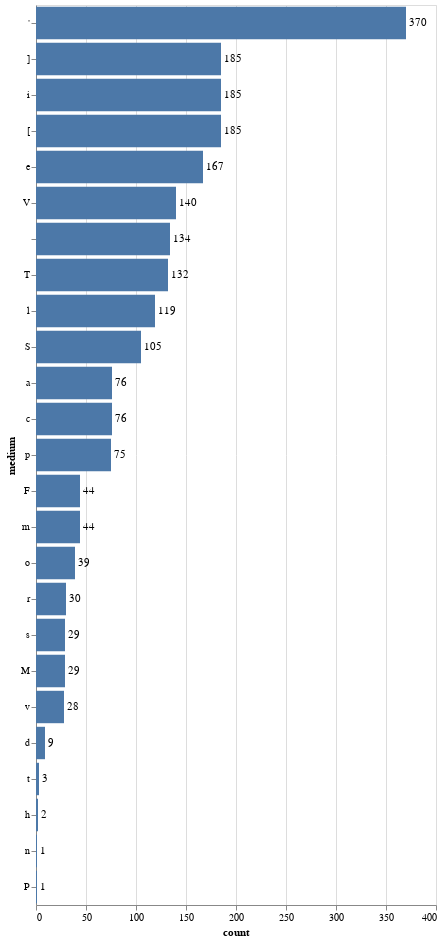

Here is the notebook cell this chart was saved with:
### Code cell
# Bar Chart of Definitive SNL Media Types (that aren't directly associated with SNL)
media_count = definitive_snl.copy()
media_count['medium'] = media_count['medium'].astype(str)
#media_count['medium'] = media_count['medium'].apply(eval)
print(media_count['medium'].values)
for idx, row in media_count.iterrows():
    media_count.at[idx, 'medium'] = "|".join(map(str,row.medium))

media_count.head()
media_unique = tidy_split(media_count, "medium", sep='|', keep=False)
media_unique = media_unique.groupby(['medium']).size().reset_index(name="count")
media_unique.sort_values(by='count', ascending=False, inplace=True)
media_unique

bars = alt.Chart(media_unique).mark_bar().encode(x='count',y=alt.Y('medium',sort='-x'))
text = bars.mark_text(
    align='left',
    baseline='middle',
    dx=3  # Nudges text to right so it doesn't appear on top of the bar
).encode(
    text='count:Q'
)

(bars + text).properties(height=900)

### Figure 1 — Vega-Lite specification as saved in the notebook (floating-point values rounded to 4 significant figures)
{"config": {"view": {"continuousWidth": 400, "continuousHeight": 300}}, "layer": [{"mark": "bar", "encoding": {"x": {"field": "count", "type": "quantitative"}, "y": {"field": "medium", "sort": "-x", "type": "nominal"}}}, {"mark": {"type": "text", "align": "left", "baseline": "middle", "dx": 3}, "encoding": {"text": {"field": "count", "type": "quantitative"}, "x": {"field": "count", "type": "quantitative"}, "y": {"field": "medium", "sort": "-x", "type": "nominal"}}}], "data": {"name": "data-479a5a58bd80dd5c4257fdb40e69ceef"}, "height": 900, "$schema": "https://vega.github.io/schema/vega-lite/v4.17.0.json", "datasets": {"data-479a5a58bd80dd5c4257fdb40e69ceef": [{"medium": "'", "count": 370}, {"medium": "]", "count": 185}, {"medium": "i", "count": 185}, {"medium": "[", "count": 185}, {"medium": "e", "count": 167}, {"medium": "V", "count": 140}, {"medium": " ", "count": 134}, {"medium": "T", "count": 132}, {"medium": "l", "count": 119}, {"medium": "S", "count": 105}, {"medium": "a", "count": 76}, {"medium": "c", "count": 76}, {"medium": "p", "count": 75}, {"medium": "F", "count": 44}, {"medium": "m", "count": 44}, {"medium": "o", "count": 39}, {"medium": "r", "count": 30}, {"medium": "s", "count": 29}, {"medium": "M", "count": 29}, {"medium": "v", "count": 28}, {"medium": "d", "count": 9}, {"medium": "t", "count": 3}, {"medium": "h", "count": 2}, {"medium": "n", "count": 1}, {"medium": "P", "count": 1}]}}
